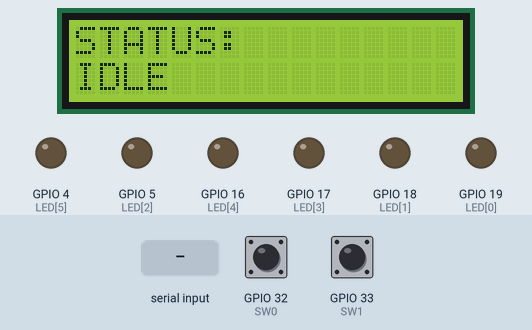
The sketch below on a simulated ESP32. Shown: 16×2 character LCD, output pins drawn as LEDs (lit = HIGH). The test bench sets the inputs (shaded band); at power-on: GPIO 33 (SW1) LOW, GPIO 32 (SW0) LOW. What the sketch prints to the serial monitor is not drawn.

Above: at 1.2 s.
1.3 s: "90,45\n" received over Serial
At 2.1 s:
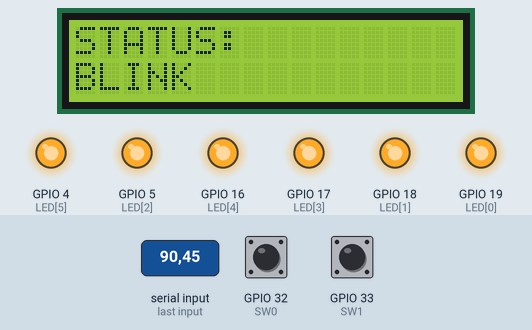
4.3 s: "3\n" received over Serial
At 4.7 s:
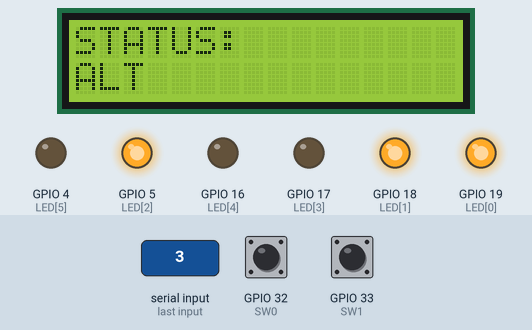
7.3 s: GPIO 33 (SW1) pulled HIGH for 0.15 s
At 7.42 s:
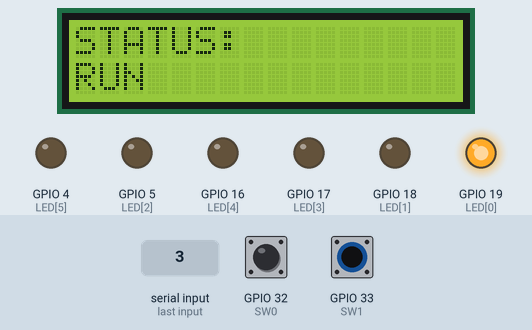
8.9 s: "1\n" received over Serial
At 10.7 s:
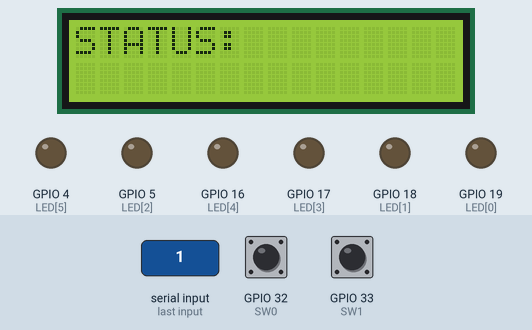
11.9 s: GPIO 33 (SW1) pulled HIGH for 1 s
At 12.32 s:
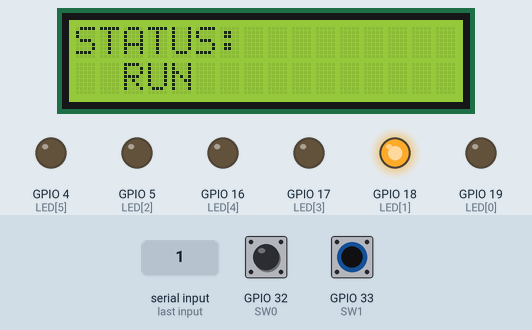
14.4 s: "1\n" received over Serial
At 21.6 s:
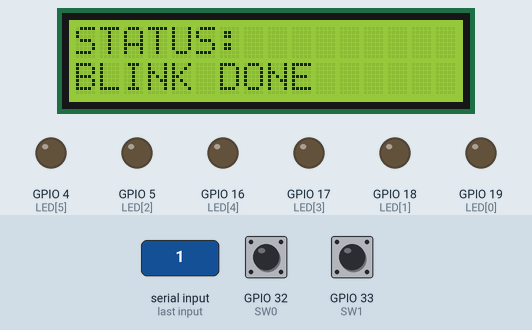
Timing chart, 0 to 21.9 s (numbered marks = the images above; inputs shaded):
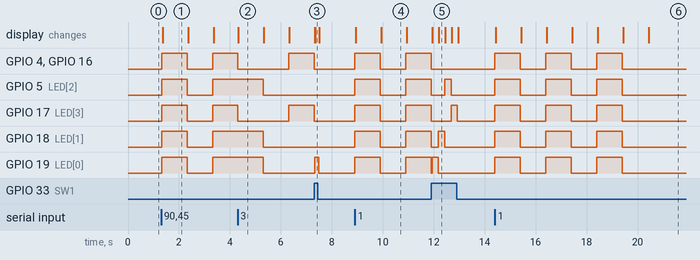

Measured:
- after the input at 1.3 s, GPIO 4 (LED[5]), GPIO 5 (LED[2]), GPIO 16 (LED[4]), GPIO 17 (LED[3]), GPIO 18 (LED[1]), GPIO 19 (LED[0]): LOW → HIGH at once, → LOW 1.0 s later, → HIGH 1.0 s later; the display: changes after 0.06 s (image 1)
- after the input at 4.3 s, the display: changes at once (image 2)
- after the input at 7.3 s, GPIO 5 (LED[2]), GPIO 18 (LED[1]): stays LOW (without the input it goes to HIGH after 1.0 s); GPIO 19 (LED[0]): LOW → HIGH after 0.03 s instead of 1.0 s; the display: first differs from a run without the input after 0.05 s (image 3)
- after the input at 8.9 s, GPIO 4 (LED[5]), GPIO 5 (LED[2]), GPIO 16 (LED[4]), GPIO 17 (LED[3]), GPIO 18 (LED[1]), GPIO 19 (LED[0]): LOW → HIGH at once, → LOW 1.0 s later, → HIGH 1.0 s later; the display: first changes at once (image 4 shows a later state)
- after the input at 11.9 s, GPIO 4 (LED[5]), GPIO 16 (LED[4]): goes on until 11.9 s, then stays LOW; the display: first differs from a run without the input after 0.05 s (image 5 shows a later state)
- after the input at 14.4 s, GPIO 4 (LED[5]), GPIO 5 (LED[2]), GPIO 16 (LED[4]), GPIO 17 (LED[3]), GPIO 18 (LED[1]), GPIO 19 (LED[0]): alternates HIGH for 1.0 s and LOW for 1.0 s, 6 changes in all, then stays LOW, starting at once; the display: first changes at once (image 6 shows a later state)
- what the display in image 1 shows lasts 1.0 s, from 1.4 s to 2.4 s

The sketch:

Main.ino
```cpp
#include "Modes.h"

void setup() {
  Serial.begin(115200);
  initLighting();
  initLcd();
  Serial.print("SWITCH:");
  Serial.println(stableSwitchState);
  startMode(stableSwitchState);
}

void loop() {
  readCommands();
  updateSwitches();
  updateLighting();
}
```

Modes.h
```cpp
#pragma once

#include "LCD.h"
#include <string.h>

// Six LED outputs from the original lighting sketch.
const uint8_t LED[] = {19, 18, 5, 17, 16, 4};
const uint8_t NUM_LEDS = sizeof(LED) / sizeof(LED[0]);
const uint8_t SW0 = 32;
const uint8_t SW1 = 33;
const uint8_t REPEAT = 3;
bool ledState[NUM_LEDS] = {};

// Serial command numbers: 0=Stop, 1=Blink, 2=Run, 3=ALT, 4=Run All.
uint8_t currentMode = 0;
uint8_t phase = 0;
uint8_t cycles = 0;
unsigned long nextStepAt = 0;
const uint8_t RUN_ALL_ORDER[] = {1, 2, 3};
const uint8_t RUN_ALL_COUNT = sizeof(RUN_ALL_ORDER) / sizeof(RUN_ALL_ORDER[0]);
bool runningAll = false;
uint8_t allIndex = 0;
uint8_t rawSwitchState = 0;
uint8_t stableSwitchState = 0;
unsigned long switchChangedAt = 0;
const unsigned long SWITCH_DEBOUNCE_MS = 30;

// SW0 is bit 0, SW1 is bit 1: 00=Stop, 01=Blink, 10=Run, 11=ALT.
uint8_t readSwitchState() {
  return (digitalRead(SW0) == HIGH ? 1 : 0)
       | (digitalRead(SW1) == HIGH ? 2 : 0);
}

void writeLed(uint8_t index, bool on) {
  digitalWrite(LED[index], on ? HIGH : LOW);
  ledState[index] = on;
}

void allLedsOff() {
  for (uint8_t i = 0; i < NUM_LEDS; i++) writeLed(i, false);
}

void initLighting() {
  pinMode(SW0, INPUT);
  pinMode(SW1, INPUT);
  for (uint8_t i = 0; i < NUM_LEDS; i++) pinMode(LED[i], OUTPUT);
  allLedsOff();
  rawSwitchState = readSwitchState();
  stableSwitchState = rawSwitchState;
  switchChangedAt = millis();
}

void showFrame(const char *first, const char *second) {
  writeLcd(first, second);
  Serial.print("LEDS:");
  for (uint8_t i = 0; i < NUM_LEDS; i++) Serial.print(ledState[i] ? '1' : '0');
  Serial.println();
  Serial.print("LCD:");
  Serial.print(first);
  Serial.print('|');
  Serial.println(second);
}

void showIdle(const char *message) {
  char first[LCD_COLS + 1];
  char second[LCD_COLS + 1];
  memset(first, ' ', LCD_COLS);
  memset(second, ' ', LCD_COLS);
  first[LCD_COLS] = '\0';
  second[LCD_COLS] = '\0';
  putText(first, 0, "STATUS:");
  putText(second, 0, message);
  showFrame(first, second);
}

void advanceMode();
void beginPattern(uint8_t selected);

void finishMode() {
  uint8_t finished = currentMode;
  currentMode = 0;
  allLedsOff();
  if (stableSwitchState != 0) {
    beginPattern(stableSwitchState);
    return;
  }
  if (runningAll) {
    allIndex++;
    if (allIndex < RUN_ALL_COUNT) {
      beginPattern(RUN_ALL_ORDER[allIndex]);
      return;
    }
    runningAll = false;
    showIdle("ALL DONE");
    Serial.println("DONE:4");
    return;
  }
  showIdle(finished == 1 ? "BLINK DONE" : finished == 2 ? "RUN DONE" : "ALT DONE");
  Serial.print("DONE:");
  Serial.println(finished);
}

void advanceMode() {
  if (!currentMode) return;
  if (cycles >= REPEAT) {
    finishMode();
    return;
  }

  char first[LCD_COLS + 1];
  char second[LCD_COLS + 1];
  memset(first, ' ', LCD_COLS);
  memset(second, ' ', LCD_COLS);
  first[LCD_COLS] = '\0';
  second[LCD_COLS] = '\0';
  allLedsOff();
  putText(first, 0, "STATUS:");

  if (currentMode == 1) {
    // Blink all LEDs and flash the mode label on the second row.
    if (phase == 0) {
      for (uint8_t i = 0; i < NUM_LEDS; i++) writeLed(i, true);
      putText(second, 0, "BLINK");
    }
    phase++;
    if (phase == 2) { phase = 0; cycles++; }
    nextStepAt = millis() + 1000;
  } else if (currentMode == 3) {
    // Alternate both LED halves and shift the label across the second row.
    if (phase == 0) {
      for (uint8_t i = 0; i < NUM_LEDS / 2; i++) writeLed(i, true);
      putText(second, 0, "ALT");
    } else if (phase == 2) {
      for (uint8_t i = NUM_LEDS / 2; i < NUM_LEDS; i++) writeLed(i, true);
      putText(second, LCD_COLS - 3, "ALT");
    }
    phase++;
    if (phase == 4) { phase = 0; cycles++; }
    nextStepAt = millis() + 1000;
  } else {
    // Run one LED at a time, forward and back, three times.
    uint8_t ledIndex = phase < NUM_LEDS ? phase : 2 * NUM_LEDS - 1 - phase;
    writeLed(ledIndex, true);
    putText(second, ledIndex * 2, "RUN");
    phase++;
    if (phase == 2 * NUM_LEDS) { phase = 0; cycles++; }
    nextStepAt = millis() + 250;
  }
  showFrame(first, second);
}

void beginPattern(uint8_t selected) {
  currentMode = selected;
  phase = 0;
  cycles = 0;
  Serial.print(runningAll ? "STEP:" : "MODE:");
  Serial.println(selected);
  advanceMode();
}

void startMode(uint8_t selected) {
  if (selected > 4) {
    Serial.println("ERROR:MODE");
    return;
  }
  runningAll = false;
  allIndex = 0;
  if (selected == 0) {
    currentMode = 0;
    allLedsOff();
    Serial.println("MODE:0");
    showIdle("IDLE");
  } else if (selected == 4) {
    runningAll = true;
    Serial.println("MODE:4");
    beginPattern(RUN_ALL_ORDER[0]);
  } else {
    beginPattern(selected);
  }
}

void readCommands() {
  while (Serial.available()) {
    char character = (char)Serial.read();
    if (character >= '0' && character <= '4') {
      if (stableSwitchState != 0) {
        Serial.print("LOCKED:");
        Serial.println(stableSwitchState);
      } else {
        startMode(character - '0');
      }
    }
    else if (character != '\r' && character != '\n' && character != ' ')
      Serial.println("ERROR:MODE");
  }
}

void updateSwitches() {
  const uint8_t reading = readSwitchState();
  const unsigned long now = millis();
  if (reading != rawSwitchState) {
    rawSwitchState = reading;
    switchChangedAt = now;
  }
  if (reading != stableSwitchState && now - switchChangedAt >= SWITCH_DEBOUNCE_MS) {
    stableSwitchState = reading;
    Serial.print("SWITCH:");
    Serial.println(stableSwitchState);
    startMode(stableSwitchState);
  }
}

void updateLighting() {
  if (currentMode && (int32_t)(millis() - nextStepAt) >= 0) advanceMode();
}
```

LCD.h
```cpp
#pragma once

#include <Arduino.h>
#include <Wire.h>
#include <LiquidCrystal_I2C.h>

// Wiring and address from the original LCD/LCD.ino demo.
constexpr uint8_t SDA_PIN = 21;
constexpr uint8_t SCL_PIN = 22;
constexpr uint8_t LCD_ADDR = 0x27;
constexpr uint8_t LCD_COLS = 16;
constexpr uint8_t LCD_ROWS = 2;

LiquidCrystal_I2C lcd(LCD_ADDR, LCD_COLS, LCD_ROWS);

void initLcd() {
  Wire.begin(SDA_PIN, SCL_PIN);
  lcd.init();
  lcd.backlight();
}

void putText(char *row, uint8_t column, const char *message) {
  for (uint8_t i = 0; message[i] && column + i < LCD_COLS; i++) {
    row[column + i] = message[i];
  }
}

void writeLcd(const char *first, const char *second) {
  lcd.setCursor(0, 0);
  lcd.print(first);
  lcd.setCursor(0, 1);
  lcd.print(second);
}
```
